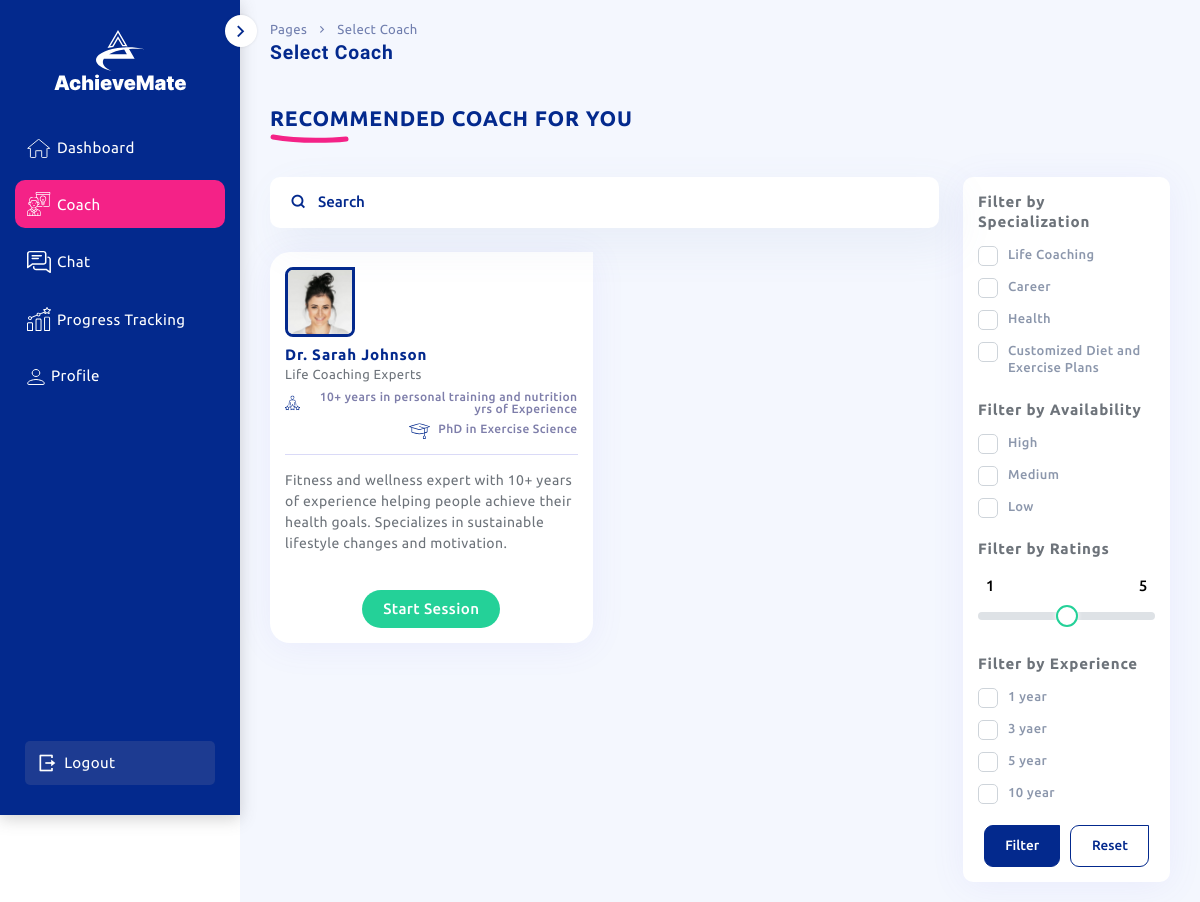
/coach/ (signed in), run on the app's committed database.
### achievemate_app/models.py (models this page shows, shortened)
class BaseModel(models.Model):
    TEST_DATA_CHOICES = (('0', 'no'), ('1', 'yes'),('2', 'default'))
    created_date = models.DateTimeField(auto_now_add=True)
    modified_date = models.DateTimeField(auto_now=True)
    is_deleted = models.BooleanField(default=False)
    is_testdata = models.CharField(max_length=1,default='1',choices=TEST_DATA_CHOICES,blank=True, null=True)
    class Meta:
        abstract = True

class AiCoach(BaseModel):
    coach_name = models.CharField(max_length=255, blank=True, null=True)
    coach_expertise = models.CharField(max_length=255, blank=True, null=True)
    coach_experience = models.CharField(max_length=255, blank=True, null=True)
    coach_about = models.TextField(blank=True, null=True)
    coach_degree = models.CharField(max_length=255, blank=True, null=True)
    coach_profile_image =models.FileField(upload_to='coach_profile_pic/',blank=True, null=True)
    coaching_types = models.TextField(blank=True, null=True)
    target_audience = models.TextField(blank=True, null=True)
    specialities = models.TextField(blank=True, null=True)
    languages = models.TextField(blank=True, null=True)
    rating = models.DecimalField(max_digits=10, decimal_places=2, blank=True, null=True)
    class Meta:
        managed = True
        db_table = 'ai_coach'

### achievemate_app/views.py (the view)
    def wrapper(request, *args, **kwargs):
        if not request.user.is_authenticated:
            return redirect('index')  # Assuming 'index' is the name of your index URL
        return function(request, *args, **kwargs)

### achievemate_app/templates/achievemate/dashboard/coach.html (shortened to what this page needs)
{% extends "achievemate/dashboard/dashboard_base.html" %}
{% load static %}
{% block content %}
    <section class="page-layout">
        <header class="header mobile_view_header">
            <div class="container-fluid">
                <div class="nav-main">
                    <div class="header-wrapper">
                        <span class="minimize_toggle">
                            <i class="ri-arrow-right-s-line"></i>
                        </span>
                    </div>
                </div>
            </div>
        </header>
         <div class="page-topbar">
            <div class="conteiner-fluid">
                <div class="row align-items-center">
                    <div class="col-12">
                        <div class="breadcrumb-wrap">
                            <nav aria-label="breadcrumb">
                                <ul class="breadcrumb">
                                    <li class="breadcrumb-item">Pages</li>
                                    <li class="breadcrumb-item" aria-current="page">Select Coach</li>
                                </ul>
                            </nav>
                            <div class="page-title">
                                <h2>Select Coach</h2>
                            </div>
                        </div>
                    </div>
                </div>
            </div>
        </div>
        <div class="main-content">
            <div class="row">
                <div class="col-12">
                    <div class="section-title">
                        <h4>Recommended coach for you</h4>
                    </div>
                </div>
            </div>
            <div class="row">
                <div class="col-12">
                    <div class="select-coach-section">
                        <div class="row g-4">
                            <div class="col-lg-4 col-xl-3 col-xxl-2 order-lg-2">
                                <div class="filter-wrap">
                                    <form class="filter-form">
                                        <div class="row">
                                            <div class="col-12">
                                                <div class="filter-content">
                                                    <div class="filter-title">
                                                        <h6>Filter by Specialization</h6>
                                                    </div>
                                                    <ul>
                                                        <li>
                                                            <div class="form-group cstm-checkbox style2">
                                                                <label for="Life_Coaching">Life Coaching</label>
                                                            </div>
                                                        </li>
                                                        <li>
                                                            <div class="form-group cstm-checkbox style2">
                                                                <label for="Career">Career</label>
                                                            </div>
                                                        </li>
                                                        <li>
                                                            <div class="form-group cstm-checkbox style2">
                                                                <label for="Health">Health</label>
                                                            </div>
                                                        </li>
                                                        <li>
                                                            <div class="form-group cstm-checkbox style2">
                                                                <label for="Diet_Exercise_Plan">Customized Diet and Exercise Plans</label>
                                                            </div>
                                                        </li>
                                                    </ul>
                                                </div>
                                                <div class="filter-content">
                                                    <div class="filter-title">
                                                        <h6> Filter by Availability</h6>
                                                    </div>
                                                    <ul>
                                                        <li>
                                                            <div class="form-group cstm-checkbox style2">
                                                                <label for="High">High</label>
                                                            </div>
                                                        </li>
                                                        <li>
                                                            <div class="form-group cstm-checkbox style2">
                                                                <label for="Medium">Medium</label>
                                                            </div>
                                                        </li>
                                                        <li>
                                                            <div class="form-group cstm-checkbox style2">
                                                                <label for="Low">Low</label>
                                                            </div>
                                                        </li>
                                                    </ul>
                                                </div>
                                                <div class="filter-content">
                                                    <div class="filter-title">
                                                        <h6> Filter by  Ratings</h6>
                                                    </div>
                                                    <ul>
                                                        <li>
                                                            <div class="range-detail">
                                                                <input type="text" value="1" />
                                                                <input type="text" value="5"/>
                                                            </div>
                                                            <input type="range" class="form-range" id="customRange1">
                                                        </li>
                                                    </ul>
                                                </div>
                                                <div class="filter-content">
                                                    <div class="filter-title">
                                                        <h6> Filter by  Experience</h6>
                                                    </div>
                                                    <ul>
                                                        <li>
                                                            <div class="form-group cstm-checkbox style2">
                                                                <label for="one_year">1 year</label>
                                                            </div>
                                                        </li>
                                                        <li>
                                                            <div class="form-group cstm-checkbox style2">
                                                                <label for="three_yaer">3 yaer</label>
                                                            </div>
                                                        </li>
                                                        <li>
                                                            <div class="form-group cstm-checkbox style2">
                                                                <label for="five_year">5 year</label>
                                                            </div>
                                                        </li>
                                                        <li>
                                                            <div class="form-group cstm-checkbox style2">
                                                                <label for="ten_year">10 year</label>
                                                            </div>
                                                        </li>
                                                    </ul>
                                                </div>
                                                <div class="filter-content">
                                                    <div class="filter-btn">
                                                        <button class="btn btn-mcolor">Filter</button>
                                                        <button class="btn btn-outline">Reset</button>
                                                    </div>
                                                </div>
                                            </div>
                                        </div>
                                    </form>
                                </div>
                            </div>
                            <div class="col-lg-8 col-xl-9 col-xxl-10 order-lg-1">
                                <div class="coach-list-wrap">
                                    <div class="row mb-4">
                                        <div class="col-12">
                                            <form class="coach-search-form" action="{% url 'coach' %}" method="get">
                                                <div class="form-group">
                                                    <input type="text" name="search" value="" placeholder="Search" class="form-control" />
                                                    <span class="input-icon"><i class="ri-search-line"></i></span>
                                                </div>
                                            </form>
                                        </div>
                                    </div>
                                    <div class="row g-4 row-cols-xxl-3 row-cols-xl-2 row-cols-lg-2 row-cols-md-2 row-cols-1">
                                        {% for single_coach in all_coach_details %}
                                        <div class="col">
                                            <a href="{% url 'coach_details' single_coach.id%}" class="single-coach-wrap">
                                                <div class="coach-info-card">
                                                    <div class="coach-info-content">
                                                        <div class="coach-info-head">
                                                            <div class="coach-img">
                                                                <img src="{{single_coach.coach_profile_image.url}}" lat="img/coach/coach-01" />
                                                            </div>
                                                            <div class="coach-ganeral-info-wrap">
                                                                <div class="coach-intro">
                                                                    <h5 class="c_name">{{single_coach.coach_name}}</h5>
                                                                    <span class="c_designation">{{single_coach.coach_expertise}}</span>
                                                                </div>
                                                                <div class="coach-education">
                                                                    <span>
                                                                        <img src="{% static 'assets/img/icon/svg/experience.svg' %}" alt="icon/svg/experience" />
                                                                        {{single_coach.coach_experience}} yrs of Experience
                                                                    </span>
                                                                    <span>
                                                                        <img src="{% static 'assets/img/icon/svg/degree.svg' %}" alt="icon/svg/degree" />
                                                                        {{single_coach.coach_degree}}
                                                                    </span>
                                                                </div>
                                                            </div>
                                                        </div>
                                                        <div class="coach-info-body">
                                                            <p>{{single_coach.coach_about|safe}}</p>
                                                        </div>
                                                    </div>
                                                    <div class="coach-info-footer">
                                                        <a href="{% url 'chat' request.user.id single_coach.id  %}" class="btn start-session-btn">Start Session</a>
                                                    </div>
                                                </div>
                                            </a>
                                        </div>
                                        {% endfor %}
                                    </div>
                                </div>
                            </div>
                        </div>
                    </div>
                </div>
            </div>
        </div>
    </section>
    {% endblock %}

### data on the page
AiCoach: coach_profile_image (picture), coach_name "Dr. Sarah Johnson", coach_expertise "Life Coaching Experts", coach_experience "10+ years in personal training and nutrition", coach_degree "PhD in Exercise Science", coach_about "Fitness and wellness expert with 10+ years of experience helping people achieve their health goals. Specializes in sustainable lifestyle changes and motivation."
